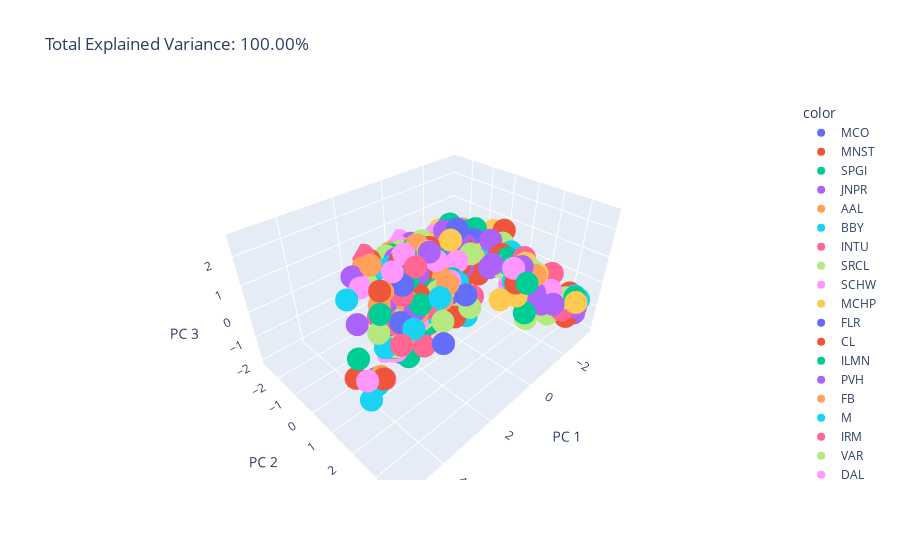

Here is the notebook cell this chart was saved with:
### Code cell
pca = PCA()
components = pca.fit_transform(X)
total_var = pca.explained_variance_ratio_.sum() * 100

fig = px.scatter_3d(
    components, x=0, y=1, z=2, color=words,
    title=f'Total Explained Variance: {total_var:.2f}%',
    labels={'0': 'PC 1', '1': 'PC 2', '2': 'PC 3'}
)
fig.show()
